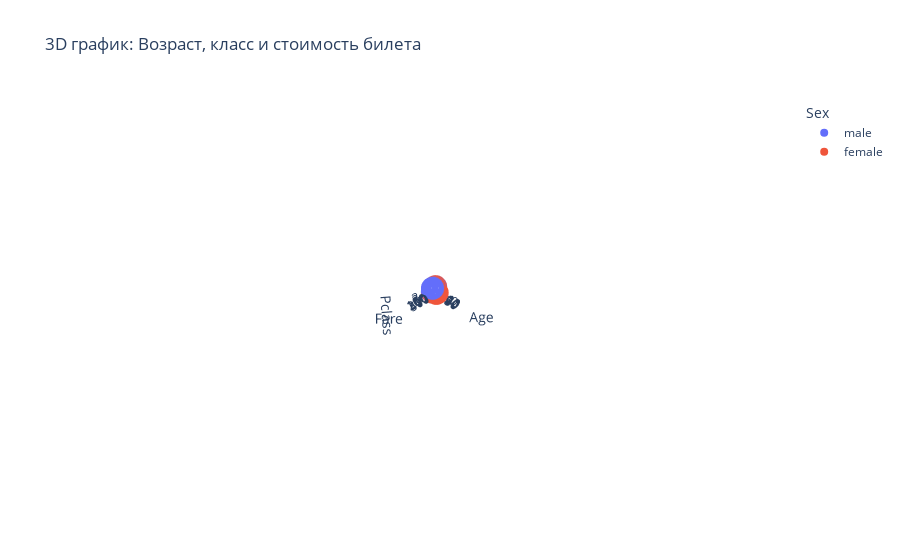

This figure's notebook cell:
### Markdown cell above
### 3D график: Возраст, класс и стоимость билета
Этот график позволяет увидеть взаимосвязь между возрастом, классом и стоимостью билета. Визуализация в 3D помогает лучше понять, как эти переменные соотносятся, особенно при разделении по полу.

### Code cell
import plotly.express as px

fig = px.scatter_3d(df, x='Age', y='Fare', z='Pclass', color='Sex', title="3D график: Возраст, класс и стоимость билета")
fig.show()

### Figure 1 — Plotly figure (JSON) as saved in the notebook; plotly's stock layout.template omitted (floating-point values rounded to 4 significant figures; data arrays with more than 128 entries replaced by an {"elided": "..."} marker saying what was removed)
{"data": [{"hovertemplate": "Sex=male<br>Age=%{x}<br>Fare=%{y}<br>Pclass=%{z}<extra></extra>", "legendgroup": "male", "marker": {"color": "#636efa", "symbol": "circle"}, "mode": "markers", "name": "male", "scene": "scene", "showlegend": true, "type": "scatter3d", "x": {"elided": "843 float values"}, "y": {"elided": "843 float values"}, "z": {"elided": "843 int values"}}, {"hovertemplate": "Sex=female<br>Age=%{x}<br>Fare=%{y}<br>Pclass=%{z}<extra></extra>", "legendgroup": "female", "marker": {"color": "#EF553B", "symbol": "circle"}, "mode": "markers", "name": "female", "scene": "scene", "showlegend": true, "type": "scatter3d", "x": {"elided": "466 float values"}, "y": {"elided": "466 float values"}, "z": {"elided": "466 int values"}}], "layout": {"autosize": true, "legend": {"title": {"text": "Sex"}, "tracegroupgap": 0}, "scene": {"aspectmode": "auto", "aspectratio": {"x": 1, "y": 1, "z": 1}, "camera": {"center": {"x": 0, "y": 0, "z": 0}, "eye": {"x": 55.39, "y": 55.39, "z": 55.39}, "projection": {"type": "perspective"}, "up": {"x": 0, "y": 0, "z": 1}}, "domain": {"x": [0, 1], "y": [0, 1]}, "xaxis": {"title": {"text": "Age"}, "type": "linear"}, "yaxis": {"title": {"text": "Fare"}, "type": "linear"}, "zaxis": {"title": {"text": "Pclass"}, "type": "linear"}}, "title": {"text": "3D график: Возраст, класс и стоимость билета"}}}
